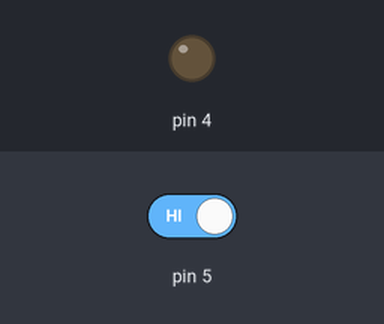
The sketch below on a simulated Arduino Uno, built with avr-gcc and run on an emulated ATmega328P. On the bench: output pins drawn as LEDs (lit = HIGH). The test bench sets the inputs (shaded band); at power-on: pin 5 HIGH.

Above: at 1.2 s.
1.3 s: pin 5 driven LOW
At 2.1 s:
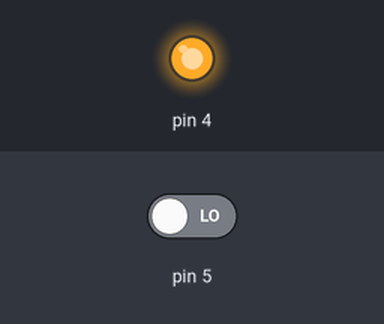
Timing chart, 0 to 4.3 s (numbered marks = the images above; inputs shaded):
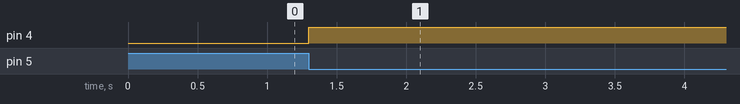

The sketch:

PJ_04_Button_LED_toggle.ino
```cpp
// generated by KidsBlock
#include <Arduino.h>

int newKey = 0;

int oldKey = 0;

int mode = 0;


void setup() {
  pinMode(4, OUTPUT);
  pinMode(5, INPUT);
}

void loop() {
  newKey=(!digitalRead(5));
  if (!(newKey == oldKey) && newKey == 1) {
    mode++;
    mode=(mode % 2);
    digitalWrite(4, mode);
  }
  oldKey=newKey;
  delay(0.05 * 1000);
}
```

Measured:
- after the input at 1.3 s, pin 4: LOW → HIGH at once
